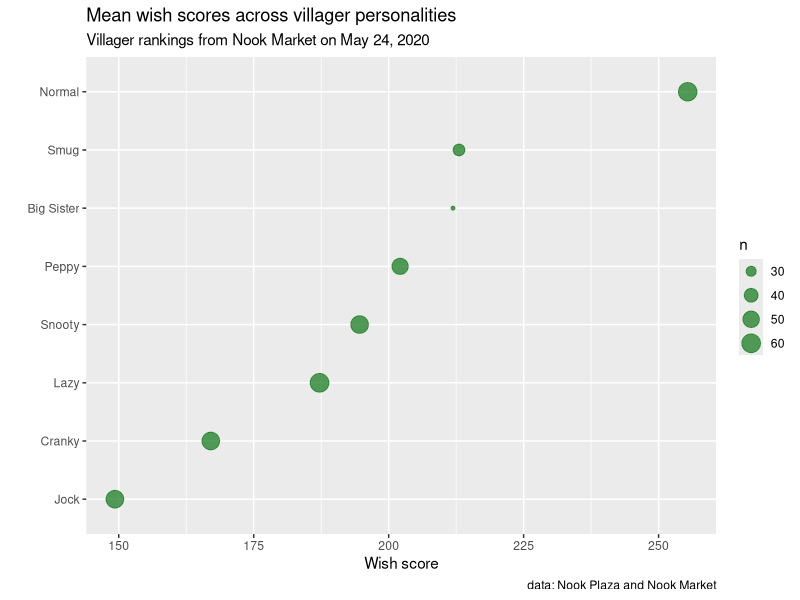
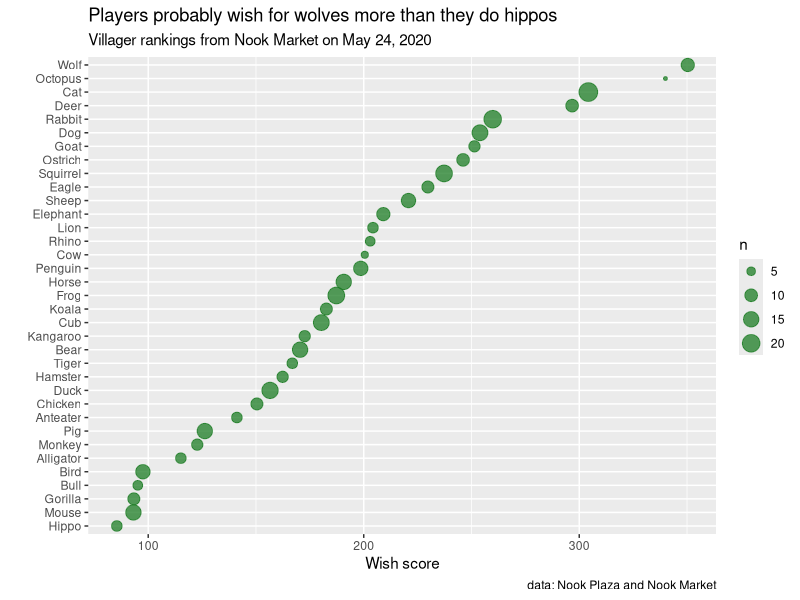
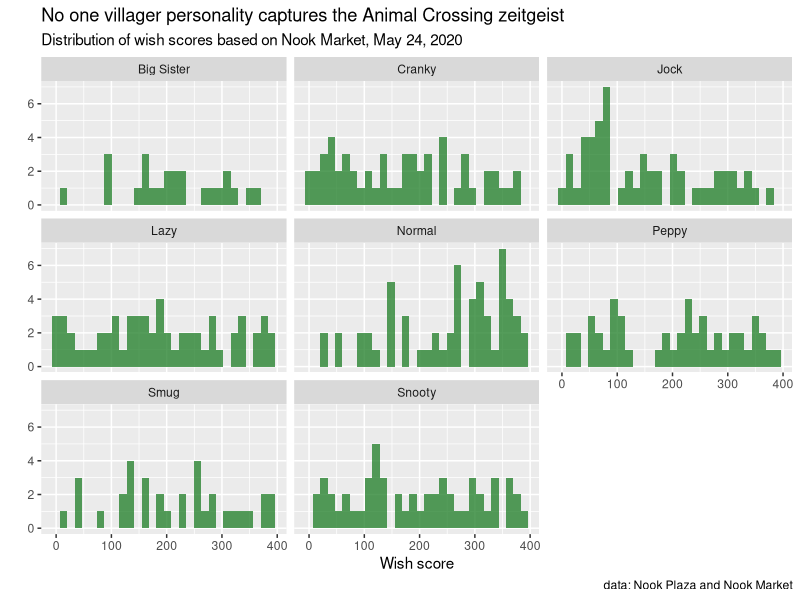
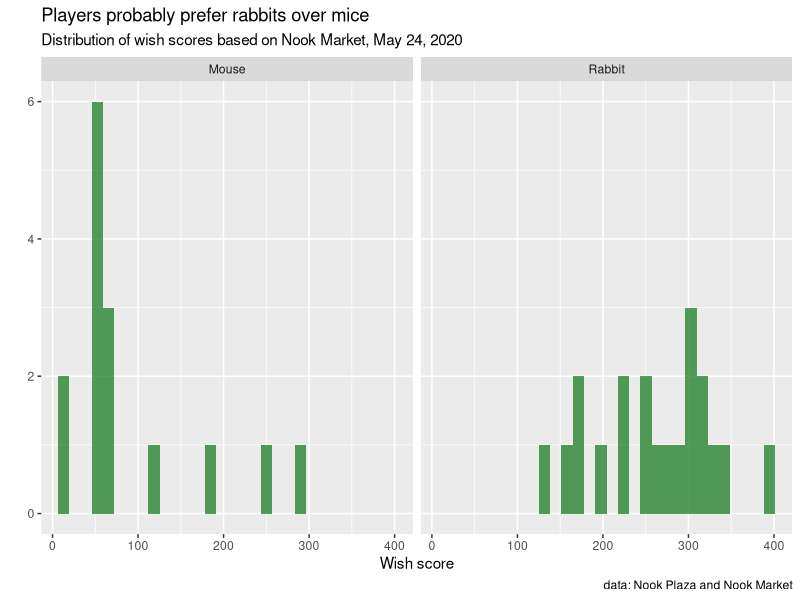

Here is the R script that generated these plots, in order:
## ----packages, message=FALSE, echo=FALSE--------------------------------------------
library(tidyverse)
library(here)
library(kableExtra)

## ----load data----------------------------------------------------------------------
villagers <- read_csv(here::here("output", "vil_ranks.csv"))


## -----------------------------------------------------------------------------------
villagers %>% 
  select(name, species, personality, wish_score) %>% 
  arrange(desc(wish_score)) %>% 
  head(n = 10) %>% 
  kable(caption = "Ten Most Wished For Villagers", 
        col.names = c("name", "species", "personality", "wish score")) %>% 
  kable_styling()


## ----personality median-------------------------------------------------------------
villagers %>% 
  group_by(personality) %>% 
  summarize(mean_wish = mean(wish_score), n = n()) %>%  
  ggplot(data = ., 
         aes(x = reorder(personality, mean_wish), y = mean_wish, size = n)) +
  geom_point(color = "#1c7c24", alpha = .75) + 
  labs(title = "Mean wish scores across villager personalities", 
       subtitle = "Villager rankings from Nook Market on May 24, 2020",
       x = "", 
       y = "Wish score", 
       caption = "data: Nook Plaza and Nook Market") +
  coord_flip() 


## ----species median-----------------------------------------------------------------
villagers %>% 
  group_by(species) %>% 
  summarize(mean_wish = mean(wish_score), n = n()) %>%  
  ggplot(data = ., 
         aes(x = reorder(species, mean_wish), y = mean_wish, size = n)) +
  geom_point(color = "#1c7c24", alpha = .75) + 
  labs(title = "Players probably wish for wolves more than they do hippos", 
       subtitle = "Villager rankings from Nook Market on May 24, 2020",
       x = "", 
       y = "Wish score", 
       caption = "data: Nook Plaza and Nook Market") +
  coord_flip() 


## -----------------------------------------------------------------------------------
villagers %>% 
  filter(species %in% c("Cat", "Mouse")) %>% 
  group_by(species) %>% 
  summarize(mean_wish = round(mean(wish_score)), 
            sd = round(sd(wish_score)), 
            count = n()) %>% 
  kable(caption = "Cat vs. Mouse (Cat Wins)", 
        col.names = c("species", "mean wish score", "standard dev", "count")) %>% 
  kable_styling()


## -----------------------------------------------------------------------------------
villagers %>% 
  select(name, species, personality, catchphrase, wish_score) %>% 
  filter(species == "Cat", personality == "Jock") %>% 
  arrange(desc(wish_score)) %>% 
  kable(caption = "Cats With Jock Personalities", 
        col.names = c("name", "species", "personality", "catchphrase", "wish score")) %>% 
  kable_styling()


## ----personality panel--------------------------------------------------------------
ggplot(data = villagers, aes(x = wish_score)) + 
  geom_histogram(fill = "#1c7c24", alpha = .75) + 
  facet_wrap(vars(personality)) + 
  labs(title = "No one villager personality captures the Animal Crossing zeitgeist", 
       subtitle = "Distribution of wish scores based on Nook Market, May 24, 2020",
       x = "Wish score", 
       y = "", 
       caption = "data: Nook Plaza and Nook Market")


## ----rabbit v mouse-----------------------------------------------------------------
villagers %>% 
  filter(species %in% c("Mouse", "Rabbit")) %>% 
  ggplot(data = ., aes(x = wish_score)) + 
  geom_histogram(fill = "#1c7c24", alpha = .75) + 
  facet_wrap(vars(species)) + 
  labs(title = "Players probably prefer rabbits over mice", 
       subtitle = "Distribution of wish scores based on Nook Market, May 24, 2020",
       x = "Wish score", 
       y = "", 
       caption = "data: Nook Plaza and Nook Market")


# models ------------------------------------------------------------------

# Personality as a predictor
summary(
  lm(wish_score ~ personality, data = villagers)
)

# Species as a predictor
summary(
  lm(wish_score ~ species, data = villagers)
)

# Personality and species as predictors
summary(
  lm(wish_score ~ personality + species, data = villagers)
)
